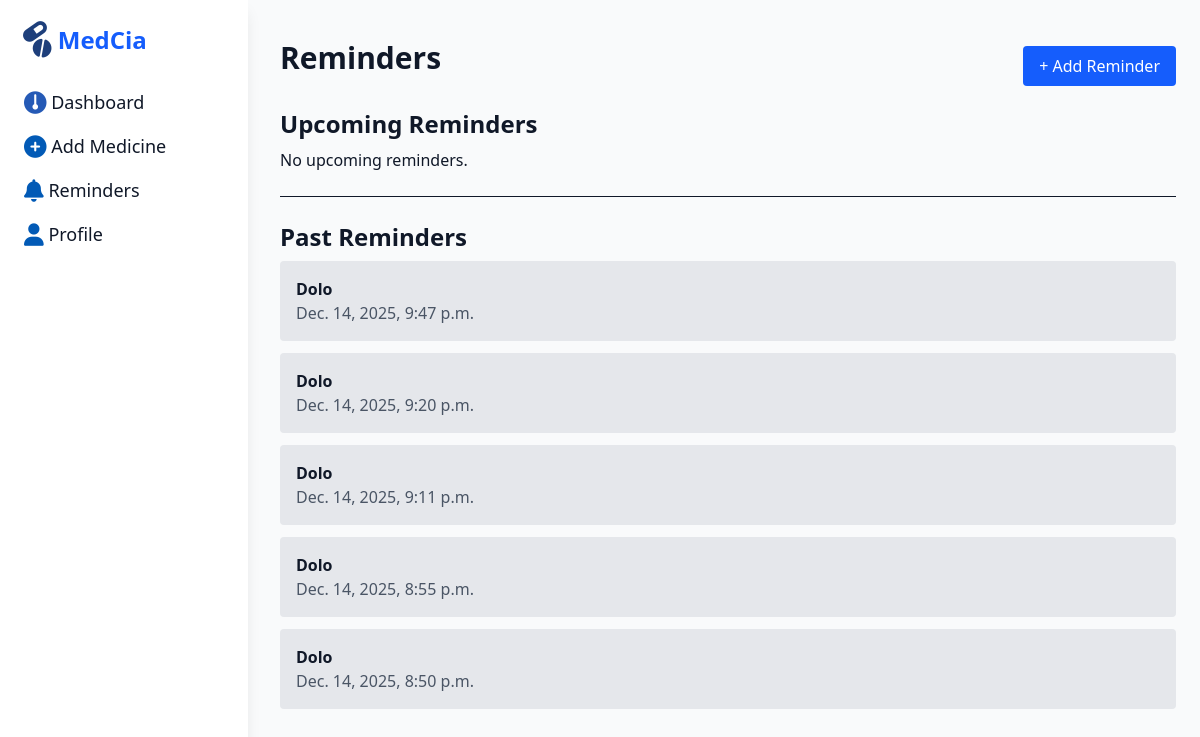
/reminders/ (signed in), run on an earlier commit of the app's database.
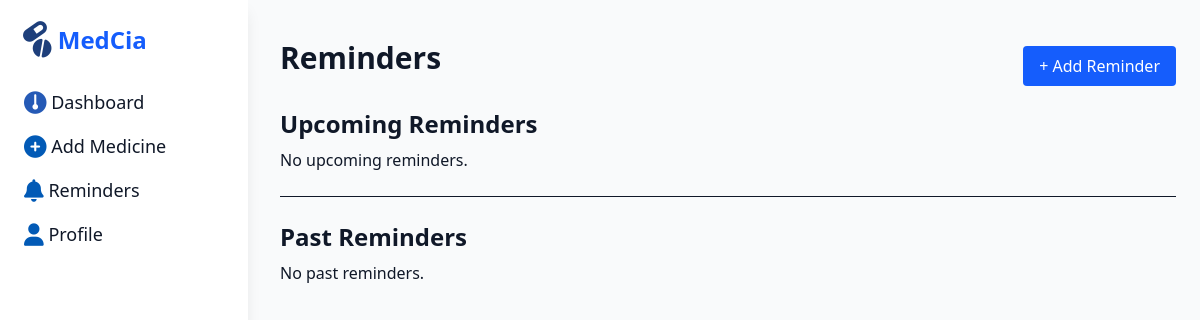
And on a later commit of the database.
### core/models.py (models this page shows, shortened)
class Reminder(models.Model):
    medicine = models.ForeignKey(Medicine, on_delete=models.CASCADE)
    reminder_time = models.DateTimeField()
    user = models.ForeignKey(User, on_delete=models.CASCADE, null=True, blank=True)
    delivered = models.BooleanField(default=False)

class Medicine(models.Model):
    name = models.CharField(max_length=100)
    dosage = models.CharField(max_length=50)  # e.g., "500 mg"
    frequency = models.CharField(max_length=50)
    start_date = models.DateField()
    end_date = models.DateField()

### core/views.py (the view)
# urls.py: path('reminders/', views.reminders, name='reminders'),
@login_required
def reminders(request):
    upcoming = Reminder.objects.filter(
        user=request.user,
        delivered=False
    ).order_by('reminder_time')
    past = Reminder.objects.filter(
        user=request.user,
        delivered=True
    ).order_by('-reminder_time')
    return render(request, "reminders.html", {
        "upcoming": upcoming,
        "past": past
    })

### templates/reminders.html
{% extends 'base.html' %}
{% block content %}
<div class="flex items-center justify-between mt-4">
<h1 class="text-3xl font-bold mb-4">Reminders</h1>
<a href="{% url 'add_reminder' %}" class="bg-blue-600 text-white px-4 py-2 rounded">+ Add Reminder</a>
</div>
<div class="mt-4">
    <h2 class="text-2xl font-semibold mb-2">Upcoming Reminders</h2>
    {% if upcoming %}
        {% for reminder in upcoming %}
            <div class="bg-white p-4 shadow rounded flex justify-between items-center mb-3">
                <div>
                    <p class="font-semibold">{{ reminder.medicine.name }}</p>
                    <p class="text-gray-600">{{ reminder.reminder_time }}</p>
                </div>
                <a href="{% url 'delete_reminder' reminder.pk %}"
                   class="bg-red-600 text-white px-3 py-2 rounded hover:bg-red-700">
                    Delete
                </a>
            </div>
        {% endfor %}
    {% else %}
        <p>No upcoming reminders.</p>
    {% endif %}
    <hr class="my-6">
    <h2 class="text-2xl font-semibold mb-2">Past Reminders</h2>
    {% if past %}
        {% for reminder in past %}
            <div class="bg-gray-200 p-4 rounded mb-3">
                <p class="font-semibold">{{ reminder.medicine.name }}</p>
                <p class="text-gray-600">{{ reminder.reminder_time }}</p>
            </div>
        {% endfor %}
    {% else %}
        <p>No past reminders.</p>
    {% endif %}
</div>
{% endblock %}

What changed in the data, as far as the page shows it:
removed Reminder: medicine.name "Dolo", reminder_time "Dec. 14, 2025, 9:47 p.m."
removed Reminder: medicine.name "Dolo", reminder_time "Dec. 14, 2025, 9:20 p.m."
removed Reminder: medicine.name "Dolo", reminder_time "Dec. 14, 2025, 9:11 p.m."
removed Reminder: medicine.name "Dolo", reminder_time "Dec. 14, 2025, 8:55 p.m."
removed Reminder: medicine.name "Dolo", reminder_time "Dec. 14, 2025, 8:50 p.m."
Also different on the page:
text now shown: "No past reminders."
